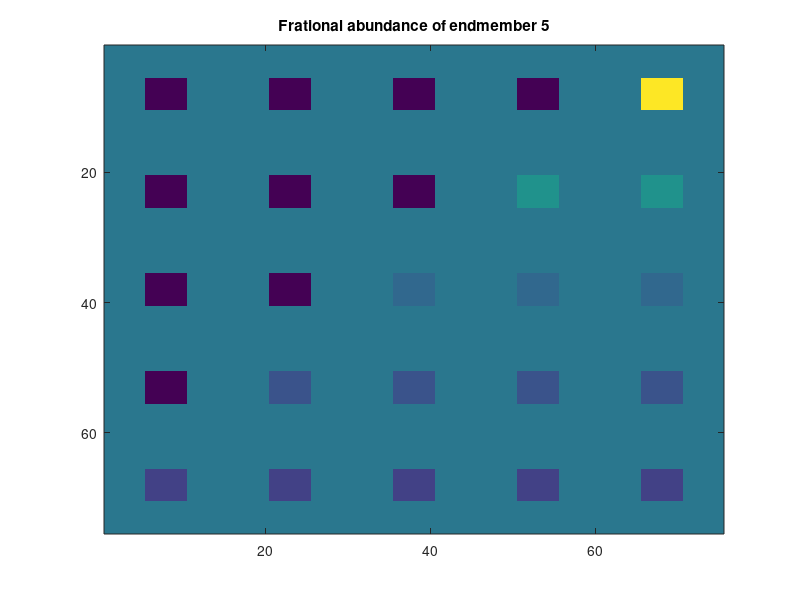

MATLAB code for this plot: (Note: this script raises an error after producing the figure.)
%% demo_sunsal_TV
%
% This demo illustrates the sunsal_TV sparse regression algorithm
% introduced in the paper 
%
%  M.-D. Iordache, J. Bioucas-Dias, and A. Plaza, "Total variation spatial 
%  regularization for sparse hyperspectral unmixing", IEEE Transactions on 
%  Geoscience and Remote Sensing, vol. PP, no. 99, pp. 1-19, 2012.
%
% which solves the optimization problem
%
%   min  0.5*||AX-Y||^2_F + lambda_1 ||X||_{1,1} + lambda_tv TV(X) 
%   X>=0
%
%
%  Demo parameters:
%     p = 5                             % number of endmembers
%     SNR = 40 dB      
%     size(A) = [220, 240]              % size of the library
%     min angle(a_i, a_j) = 4.44 degs   % minimum angle between any two
%                                       % elements of A
%       
%  Notes:
%
%    You may change the demo parameters, namely SNR, the noise correlation,
%    the size of dictionary A by changing min_angle, and the true endmember 
%    matrix M, which, in any case, must contain p=5 columns. 
% 
%   Please keep in mind the following:
%
%     a) sunsal  adapts automatically  the ADMM parameter for 
%        convergence speed 
%  
%     b) sunsal_tv deoes not adapts automatically  the ADMM parameter. 
%        So the inputted parameter mu has a  critical impact on the
%        convergence speed
%
%     c) the regularization parameters  were hand tuned for optimal
%        performance.
% 
% Author: Jose Bioucas Dias, August 2012

close all
clear all

%%
%%%%%%%%%%%%%%%%%%%%%%%%%%%%%%%%%%%%%%%%%%%%%%%%%%%%%%%%%%%%%%%%%%%%%%%%%%
%  Generate data
%%%%%%%%%%%%%%%%%%%%%%%%%%%%%%%%%%%%%%%%%%%%%%%%%%%%%%%%%%%%%%%%%%%%%%%%%%
% number of end members
p = 5;  % fixed for this demo

%SNR in dB
SNR = 40;
% noise bandwidth in pixels of the noise  low pass filter (Gaussian)
bandwidth = 1000; % 10000 == iid noise
%bandwidth = 5*pi/224; % colored noise 


% define random states
rand('state',10);
randn('state',10);


%% 
%%%%%%%%%%%%%%%%%%%%%%%%%%%%%%%%%%%%%%%%%%%%%%%%%%%%%%%%%%%%%%%%%%%%%%%%%%%
% gererate fractional abundances
%%%%%%%%%%%%%%%%%%%%%%%%%%%%%%%%%%%%%%%%%%%%%%%%%%%%%%%%%%%%%%%%%%%%%%%%%%%

% pure pixels
x1 = eye(p);

% mixtures with two materials
x2 = x1 + circshift(eye(p),[1 0]);

% mixtures with three materials
x3 = x2 + circshift(eye(p),[2 0]);

% mixtures with four  materials
x4 = x3 + circshift(eye(p),[3 0]);

% mixtures with four  materials
x5 = x4 + circshift(eye(p),[4 0]);


% normalize
x2 = x2/2;
x3 = x3/3;
x4 = x4/4;
x5 = x5/5;


% background (random mixture)
%x6 = dirichlet(ones(p,1),1)';
x6 = [0.1149 0.0741  0.2003 0.2055, 0.4051]';   % as in the paper

% build a matrix
xt = [x1 x2 x3 x4 x5 x6];


% build image of indices to xt
imp = zeros(3);
imp(2,2)=1;

imind = [imp*1  imp*2 imp* 3 imp*4 imp*5;
    imp*6  imp*7 imp* 8 imp*9 imp*10;
    imp*11  imp*12 imp*13 imp*14 imp*15;
    imp*16  imp*17 imp* 18 imp*19 imp*20;
    imp*21  imp*22 imp* 23 imp*24 imp*25];

imind = kron(imind,ones(5));

% set backround index
imind(imind == 0) = 26;

% generare frectional abundances for all pixels
[nl,nc] = size(imind);
np = nl*nc;     % number of pixels
for i=1:np
    X(:,i) = xt(:,imind(i));
end

Xim = reshape(X',nl,nc,p);

%  image endmember 1
figure(1)
imagesc(Xim(:,:,5))
title('Frational abundance of endmember 5')

%%
%%%%%%%%%%%%%%%%%%%%%%%%%%%%%%%%%%%%%%%%%%%%%%%%%%%%%%%%%%%%%%%%%%%%%%%%%%%
% buid the dictionary 
%%%%%%%%%%%%%%%%%%%%%%%%%%%%%%%%%%%%%%%%%%%%%%%%%%%%%%%%%%%%%%%%%%%%%%%%%%%
load USGS_1995_Library.mat
%  order bands by increasing wavelength
[dummy index] = sort(datalib(:,1));
A =  datalib(index,4:end);

% prune the library 
% min angle (in degres) between any two signatures 
% the larger min_angle the easier is the sparse regression problem
min_angle = 4.44;       
A = prune_library(A,min_angle); % 240  signature 

% order  the columns of A by decreasing angles 
[A, index, angles] = sort_library_by_angle(A);


%% select p endmembers  from A
%

% angles (a_1,a_j) \simeq min_angle)
supp = 1:p;
M = A(:,supp);
[L,p] = size(M);  % L = number of bands; p = number of material


%%
%---------------------------------
% generate  the observed  data X
%---------------------------------

% set noise standard deviation
sigma = sqrt(sum(sum((M*X).^2))/np/L/10^(SNR/10));
% generate Gaussian iid noise
noise = sigma*randn(L,np);


% make noise correlated by low pass filtering
% low pass filter (Gaussian)
filter_coef = exp(-(0:L-1).^2/2/bandwidth.^2)';
scale = sqrt(L/sum(filter_coef.^2));
filter_coef = scale*filter_coef;
noise = idct(dct(noise).*repmat(filter_coef,1,np));

%  observed spectral vector
Y = M*X + noise;


% create  true X wrt  the library A
n = size(A,2);
N = nl*nc;
XT = zeros(n,N);
XT(supp,:) = X;


%% estimate noise and filter it out
% [w,Rw] = estNoise(Y);
% 
% % determine signal subspace
% [kp,Ek] = hysime(Y,w,Rw);
% 
% % remove noise
% Y = Y-w;
% 
% % project observed data on the signal subspace
% Y = Ek*Ek'*Y;
% 
% clear w;


%%
%--------------------------------------------------------------------------
% SUNSAL and SUNSAL_TV solutions
%--------------------------------------------------------------------------

% constrained least squares CLS
lambda = 0;
[X_hat_cls] =  sunsal(A,Y,'lambda',lambda,'ADDONE','no','POSITIVITY','yes', ...
                    'TOL',1e-4, 'AL_iters',2000,'verbose','yes');

SRE_cls = 20*log10(norm(XT,'fro')/norm(X_hat_cls-XT,'fro')); 
                
                
% constrained least squares l2-l1                
lambda = 1e-2;
[X_hat_l1] =  sunsal(A,Y,'lambda',lambda,'ADDONE','no','POSITIVITY','yes', ...
                    'TOL',1e-4, 'AL_iters',2000,'verbose','yes');

SRE_l1 = 20*log10(norm(XT,'fro')/norm(X_hat_l1-XT,'fro')); 
              
                
% constrained least squares l2-l1-TV (nonisotropic)              
lambda = 1e-3;
lambda_TV = 3e-3;
[X_hat_tv_ni,res,rmse_ni] = sunsal_tv(A,Y,'MU',0.05,'POSITIVITY','yes','ADDONE','no', ...
                               'LAMBDA_1',lambda,'LAMBDA_TV', lambda_TV, 'TV_TYPE','niso',...
                               'IM_SIZE',[75,75],'AL_ITERS',200, 'TRUE_X', XT,  'VERBOSE','yes');
                          
SRE_tv_ni = 20*log10(norm(XT,'fro')/norm(X_hat_tv_ni-XT,'fro')); 

% constrained least squares l2-l1-TV (isotropic)              
lambda = 1e-3;
lambda_TV = 3e-3;
[X_hat_tv_i,res,rmse_i] = sunsal_tv(A,Y,'MU',0.05,'POSITIVITY','yes','ADDONE','no', ...
                               'LAMBDA_1',lambda,'LAMBDA_TV', lambda_TV, 'TV_TYPE','iso',...
                               'IM_SIZE',[75,75],'AL_ITERS',200, 'TRUE_X', XT,  'VERBOSE','yes');
                          
SRE_tv_i = 20*log10(norm(XT,'fro')/norm(X_hat_tv_i-XT,'fro')); 
                   

%%
%%%%%%%%%%%%%%%%%%%%%%%%%%%%%%%%%%%%%%%%%%%%%%%%%%%%%%%%%%%%%%%%%%%%%%%%%
% print results
%%%%%%%%%%%%%%%%%%%%%%%%%%%%%%%%%%%%%%%%%%%%%%%%%%%%%%%%%%%%%%%%%%%%%%%%%%

fprintf('\n\n SIGNAL-TO-RECONSTRUCTION ERRORS (SRE)\n\n')

fprintf('SRE-cls = %2.3f\nSRE-l1 = %2.3f\nSRE_tv-ni = %2.3f\nSRE-tv-i = %2.3f\n\n', ...
            SRE_cls, SRE_l1,SRE_tv_ni, SRE_tv_i)
       
        
% endmember no. 1 (cls)
X_hat_cls_im = reshape(X_hat_cls', nl,nc,n);       
figure(2)
imagesc(X_hat_cls_im(:,:,supp(5)))
title('CLS - Frational abundance of endmember 5')


% endmember no. 1 (l2-l1)
X_hat_l1_im = reshape(X_hat_l1', nl,nc,n);       
figure(3)
imagesc(X_hat_l1_im(:,:,supp(5)))
title('SUnSAL - Frational abundance of endmember 5')


% endmember no. 1 (tv_ni)
X_hat_tv_ni_im = reshape(X_hat_tv_ni', nl,nc,n);       
figure(4)
imagesc(X_hat_tv_ni_im(:,:,supp(5)))
title('SUnSAL-TV (NISO) - Frational abundance of endmember 5')


% endmember no. 1 (tv_ni)
X_hat_tv_i_im = reshape(X_hat_tv_i', nl,nc,n);       
figure(5)
imagesc(X_hat_tv_i_im(:,:,supp(5)))
title('SUnSAL-TV (ISO) - Frational abundance of endmember 5')



scrsz = get(0,'ScreenSize');
figure('Position',[1 1 scrsz(3)/2 scrsz(4)/2])

subplot(151)
imagesc(XT(:,1:100))
title('spectral vectors (1;100)')

subplot(152)
imagesc(X_hat_cls(:,1:100))
axis off
title('CLS')

subplot(153)
imagesc(X_hat_l1(:,1:100))
axis off
title('SUnSAL')

subplot(154)
imagesc(X_hat_tv_ni(:,1:100))
axis off
title('SUnSAL-TV-NISO')

subplot(155)
imagesc(X_hat_tv_i(:,1:100))
axis off
title('SUnSAL-TV-ISO')



